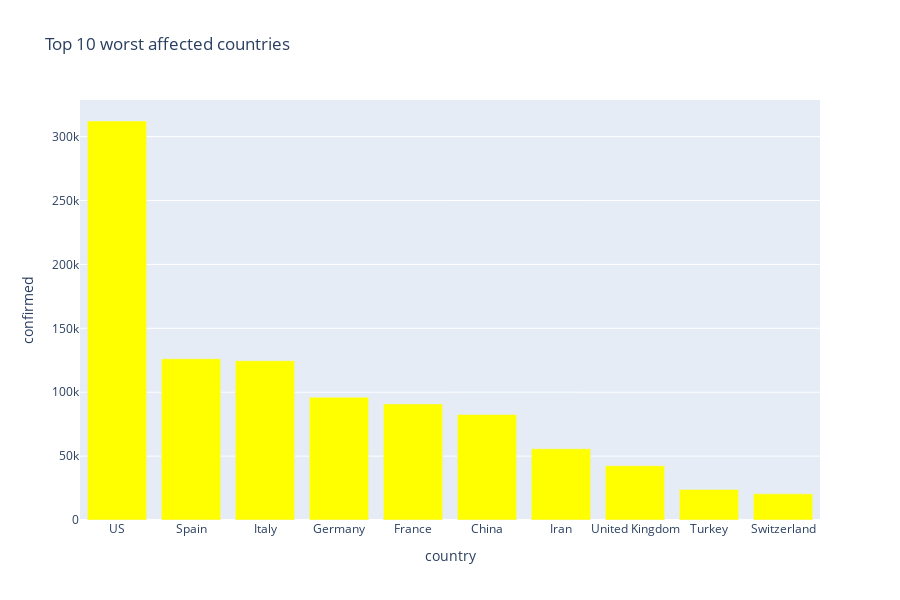

Write notebook code for a chart like this one.
### Code cell
px.bar(
    sorted_country_df.head(10),
    x = "country",
    y = "confirmed",
    title= "Top 10 worst affected countries", # the axis names
    color_discrete_sequence=["yellow"], 
    height=600,
    width=900
)

### Figure 1 — Plotly figure (JSON) as saved in the notebook; plotly's stock layout.template omitted (floating-point values rounded to 4 significant figures)
{"data": [{"alignmentgroup": "True", "hovertemplate": "country=%{x}<br>confirmed=%{y}<extra></extra>", "legendgroup": "", "marker": {"color": "yellow"}, "name": "", "offsetgroup": "", "orientation": "v", "showlegend": false, "textposition": "auto", "type": "bar", "x": ["US", "Spain", "Italy", "Germany", "France", "China", "Iran", "United Kingdom", "Turkey", "Switzerland"], "xaxis": "x", "y": [312237, 126168, 124632, 96092, 90853, 82574, 55743, 42479, 23934, 20505], "yaxis": "y"}], "layout": {"barmode": "relative", "height": 600, "legend": {"tracegroupgap": 0}, "title": {"text": "Top 10 worst affected countries"}, "width": 900, "xaxis": {"anchor": "y", "domain": [0, 1], "title": {"text": "country"}}, "yaxis": {"anchor": "x", "domain": [0, 1], "title": {"text": "confirmed"}}}}
